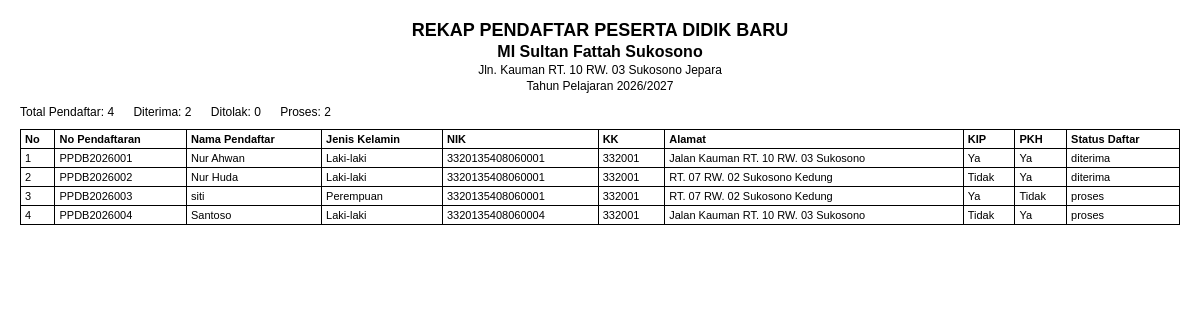
Page /admin/laporan_pendaftar.php (signed in) on the earlier database version.
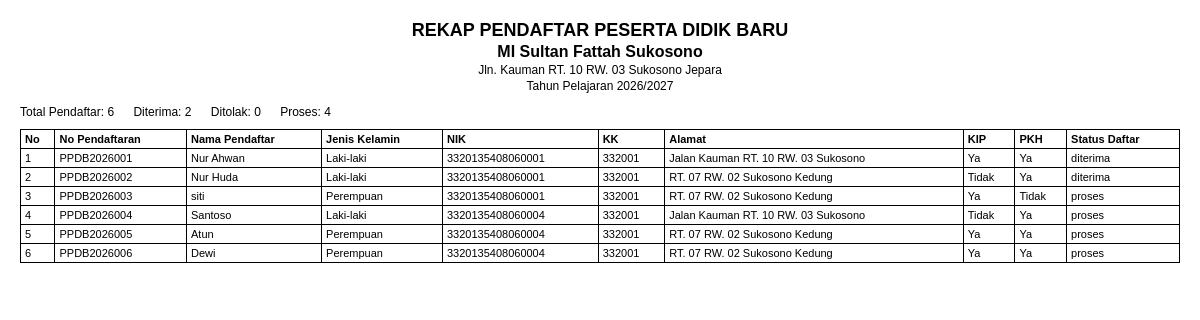
Same page on the later database version.
### tables this page shows
CREATE TABLE `pendaftar` (
  `id` int unsigned NOT NULL AUTO_INCREMENT,
  `no_pendaftaran` varchar(30) NOT NULL,
  `nama_lengkap` varchar(150) NOT NULL,
  `nik` varchar(50) NOT NULL,
  `kk` varchar(50) NOT NULL,
  `jenis_kelamin` varchar(20) NOT NULL,
  `tempat_lahir` varchar(100) NOT NULL,
  `tanggal_lahir` date NOT NULL,
  `alamat` text NOT NULL,
  `status_keluarga` varchar(50) DEFAULT NULL,
  `anak_ke` int DEFAULT NULL,
  `jumlah_saudara` int DEFAULT NULL,
  `asal_tk` varchar(150) DEFAULT NULL,
  `nama_ayah` varchar(150) NOT NULL,
  `nama_ibu` varchar(150) NOT NULL,
  `pekerjaan_ayah` varchar(100) DEFAULT NULL,
  `pekerjaan_ibu` varchar(100) DEFAULT NULL,
  `nama_wali` varchar(150) DEFAULT NULL,
  `pekerjaan_wali` varchar(100) DEFAULT NULL,
  `email` varchar(100) DEFAULT NULL,
  `hp` varchar(30) NOT NULL,
  `kip` varchar(10) NOT NULL,
  `pkh` varchar(10) NOT NULL,
  `status_daftar` enum('proses','diterima','ditolak') NOT NULL DEFAULT 'proses',
  `created_at` datetime NOT NULL,
  PRIMARY KEY (`id`),
  UNIQUE KEY `no_pendaftaran` (`no_pendaftaran`)
);

### config.php (called while the page is built, shortened)
<?php
$db_host = 'localhost';
$db_user = 'root';
$db_pass = '';
$db_name = 'ppdb_2026';
$mysqli = new mysqli($db_host, $db_user, $db_pass, $db_name);
$mysqli->set_charset('utf8mb4');
function esc($value): string
{
    if (is_scalar($value)) {
        return htmlspecialchars((string)$value, ENT_QUOTES, 'UTF-8');
    }
    return '';
}
function count_pendaftar(?string $status = null): int
{
    global $mysqli;
    if ($status === null) {
        $sql = 'SELECT COUNT(*) FROM pendaftar';
        $stmt = $mysqli->prepare($sql);
    } else {
        $sql = 'SELECT COUNT(*) FROM pendaftar WHERE status_daftar = ?';
        $stmt = $mysqli->prepare($sql);
        if ($stmt) {
            $stmt->bind_param('s', $status);
        }
    }
    $stmt->execute();
    $stmt->bind_result($count);
    return (int)$count;
}

### admin/laporan_pendaftar.php (the view, shortened to what this page needs)
<?php
require __DIR__ . '/../config.php';
$status = isset($_GET['status']) ? $_GET['status'] : '';
$allowedStatus = ['proses', 'diterima', 'ditolak'];
if (!in_array($status, $allowedStatus, true)) {
    $status = '';
}
$whereSql = '';
$sql = 'SELECT * FROM pendaftar ' . $whereSql . ' ORDER BY created_at ASC';
if ($whereSql === '') {
    $stmt = $mysqli->prepare($sql);
} else {
    $stmt = $mysqli->prepare($sql);
    if ($stmt) {
        $stmt->bind_param('s', $status);
    }
}
$pendaftar = [];
if ($stmt) {
    $stmt->execute();
    $result = $stmt->get_result();
    while ($row = $result->fetch_assoc()) {
        $pendaftar[] = $row;
    }
}
$madrasah = [
    'nama' => 'MI SULTAN FATTAH SUKOSONO',
    'alamat' => '',
];
if ($res = $mysqli->query('SELECT nama, alamat FROM madrasah LIMIT 1')) {
    if ($row = $res->fetch_assoc()) {
        $madrasah = $row;
    }
}
$total = count_pendaftar();
$totalDiterima = count_pendaftar('diterima');
$totalDitolak = count_pendaftar('ditolak');
$totalProses = count_pendaftar('proses');
?>
<!DOCTYPE html>
<html lang="id">
<head>
</head>
<body onload="window.print()">
    <div class="header">
        <h1>REKAP PENDAFTAR PESERTA DIDIK BARU</h1>
        <h2><?= esc($madrasah['nama']); ?></h2>
        <p><?= esc($madrasah['alamat']); ?></p>
        <p>Tahun Pelajaran <?= date('Y'); ?>/<?= date('Y') + 1; ?></p>
    </div>
    <div class="info">
        <span>Total Pendaftar: <?= $total; ?></span>
        <span>Diterima: <?= $totalDiterima; ?></span>
        <span>Ditolak: <?= $totalDitolak; ?></span>
        <span>Proses: <?= $totalProses; ?></span>
    </div>
    <table>
        <thead>
            <tr>
                <th>No</th>
                <th>No Pendaftaran</th>
                <th>Nama Pendaftar</th>
                <th>Jenis Kelamin</th>
                <th>NIK</th>
                <th>KK</th>
                <th>Alamat</th>
                <th>KIP</th>
                <th>PKH</th>
                <th>Status Daftar</th>
            </tr>
        </thead>
        <tbody>
            <?php $no = 1; foreach ($pendaftar as $row): ?>
            <tr>
                <td><?= $no++; ?></td>
                <td><?= esc($row['no_pendaftaran']); ?></td>
                <td><?= esc($row['nama_lengkap']); ?></td>
                <td><?= esc($row['jenis_kelamin']); ?></td>
                <td><?= esc($row['nik']); ?></td>
                <td><?= esc($row['kk']); ?></td>
                <td><?= esc($row['alamat']); ?></td>
                <td><?= esc($row['kip']); ?></td>
                <td><?= esc($row['pkh']); ?></td>
                <td><?= esc($row['status_daftar']); ?></td>
            </tr>
            <?php endforeach; ?>
        </tbody>
    </table>
</body>
</html>

Differences in the rows shown:
added pendaftar: no_pendaftaran "PPDB2026005", nama_lengkap "Atun", jenis_kelamin "Perempuan", nik "3320135408060004", kk "332001", alamat "RT. 07 RW. 02 Sukosono Kedung", kip "Ya", pkh "Ya", status_daftar "proses"
added pendaftar: no_pendaftaran "PPDB2026006", nama_lengkap "Dewi", jenis_kelamin "Perempuan", nik "3320135408060004", kk "332001", alamat "RT. 07 RW. 02 Sukosono Kedung", kip "Ya", pkh "Ya", status_daftar "proses"
Other differences:
$total: "4" → "6"
$totalProses: "2" → "4"
